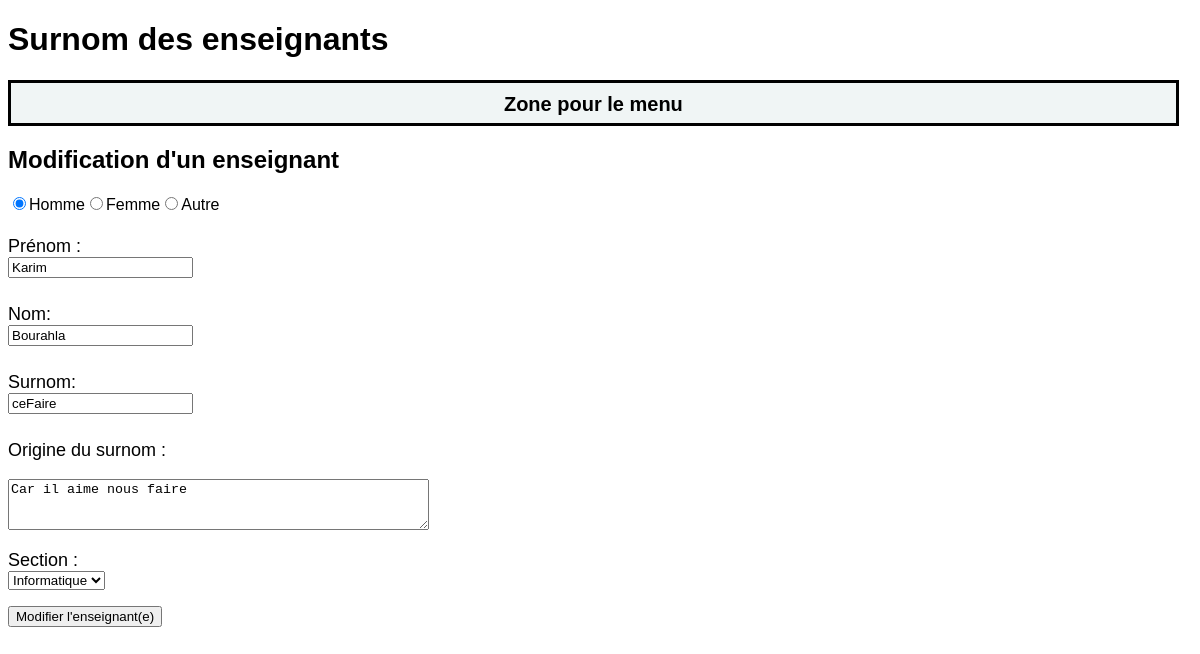
The app's page /Code/php/updateTeacher.php?idTeacher=2 with its own data.
### tables this page shows
CREATE TABLE t_teacher(
	idTeacher int AUTO_INCREMENT PRIMARY KEY,
	teaFirstname varchar(50) NOT NULL,
	teaName varchar(50) NOT NULL,
	teaGender char(1) NOT NULL,
	teaNickname varchar(100) NOT NULL,
	teaOrigin varchar(255) NOT NULL);

### Code/php/Database.php (called while the page is built, shortened)
<?php
 class Database {
    private $connector;
    public function __construct(){
    try{
        $this->connector = new PDO("mysql:host=localhost;dbname=db_nickname_kilgood;charset=utf8", "dbNicknameUser", "grp2B_21");
        }catch(PDOException $e){
            die("<h1>Impossible de se connecter à la base de données</h1> erreur :". $e->getMessage());
        }
    }
    private function queryPrepareExecute($query, $binds){
        $req = $this->connector->prepare($query);
        foreach($binds as $bind){
            $req->bindValue($bind['field'], $bind['value'], $bind['type']);
        }
        $req->execute();
        return $req;
    }
    private function formatData($req){
        $results = $req->fetchALL(PDO::FETCH_ASSOC);
        return $results;
    }
    public function getOneTeacher($id){
        $query = "SELECT * FROM t_teacher WHERE idTeacher = :id";
        $binds = array(
            0 => array(
                'field' => ':id',
                'value' => $id,
                'type' => PDO::PARAM_INT
            )
        );
        $reqExecuted = $this->queryPrepareExecute($query, $binds);
        $results = $this->formatData($reqExecuted);
        return $results;
    }
}
?>

### Code/php/updateTeacher.php (the view, shortened to what this page needs)
<?php
require "database.php";
$db = new Database();
$id = $_GET["idTeacher"];
$oneTeachers = $db->getOneTeacher($id);
?>
<!DOCTYPE html>
<html lang="fr">
    <head>
        <link href="../css/style.css" rel="stylesheet" type="text/css" />
    </head>
    <body>
    <h1>Surnom des enseignants</h1>
    <a href="index.php" class="button">Zone pour le menu</a>
    <h2>Modification d'un enseignant</h2>
    <?php foreach($oneTeachers as $oneTeacher): ?>
		<form method="post" action="addTeacher.php">
	<?php
            if ($oneTeacher["teaGender"] == "M")
            {
                echo '<input type="radio" name="gender" id="man" value="M" checked>Homme';
                echo '<input type="radio" name="gender" id="woman" value="W">Femme';
                echo  '<input type="radio" name="gender" id="other" value="O">Autre';
            }
    ?>
		   <p>
		      <label for="firstname">Prénom :</label>
		      <input type="text" name="firstname" id="firstname" value="<?= $oneTeacher["teaFirstname"] ?>"/>
		   </p>
           <p>
		      <label for="name">Nom:</label>
		      <input type="text" name="name" id="name" value="<?= $oneTeacher["teaName"] ?>"/>
		   </p>
           <p>
		      <label for="nickname">Surnom:</label>
		      <input type="text" name="nickname" id="nickname" value="<?= $oneTeacher["teaNickname"] ?>"/>
		   </p>
		   <p>
		      <label for="origin">Origine du surnom :</label><br>
		      <textarea name="origin" id="origin" rows="3" cols="50"><?= $oneTeacher["teaOrigin"] ?></textarea>
		   </p>
		   <p>
		      <label for="section">Section :</label>
		      <select name="section" id="section">
		         <option value="info">Informatique</option>
		      </select>
		   </p>
           <div class="btnSubmit">
		      <input type="submit" name="btnSubmit" value="Modifier l'enseignant(e)" />
            </div>
		</form>
    <?php endforeach; ?>

### Code/css/style.css (style rules this page uses)
label { font-size: 18px; }
html { font-family: Arial, Helvetica, sans-serif; }
.button { background-color: #f0f5f5; border: none; color: black; padding-top: 10px; text-align: center; display: inline-block; height: 30px; font-weight: bold; text-decoration: none; border-style: solid; padding-left: 20px; padding-right: 20px; width: 95%; font-size: 20px; }
label, input { display: table-cell; margin-bottom: 10px; }
label { padding-right: 5px; }

### records on screen
t_teacher: firstname "Karim", name "Bourahla", nickname "ceFaire", origin "Car il aime nous faire"
